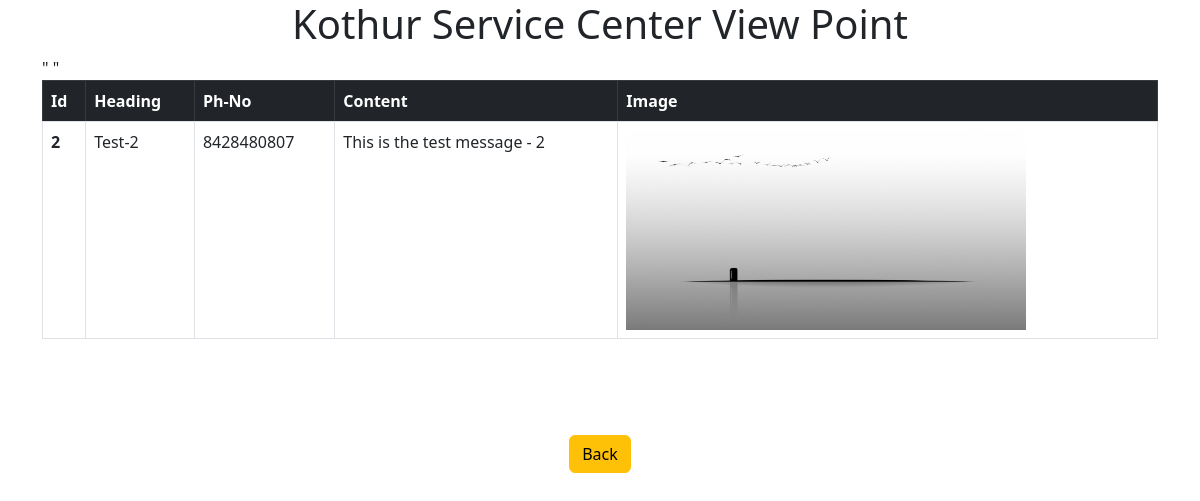
/ServicePage/view.php?user_id=2, run on the app's committed database.
### tables this page shows
CREATE TABLE `services` (
  `id` int(11) NOT NULL,
  `heading` varchar(50) NOT NULL,
  `mobile` varchar(15) NOT NULL,
  `content` varchar(400) NOT NULL,
  `img` varchar(100) NOT NULL
);

### ServicePage/view.php (the view, shortened to what this page needs)
<?php  include "../header.php" ?>
<div class="container">
    <h1 class="text-center" >Kothur Service Center View Point</h1>
              <table class="table table-striped table-bordered table-hover">
          <thead class="table-dark">
            <tr>
              <th  scope="col">Id</th>
              <th  scope="col">Heading</th>
              <th  scope="col">Ph-No</th>
              <th  scope="col">Content</th>
              <th  scope="col">Image</th>
            </tr>
          </thead>
            <tbody>
              <tr>
            <?php
              include "../db.php";
              if (isset($_GET['user_id'])) {
                  $userid = $_GET['user_id'];
                  $query="SELECT * FROM services WHERE id = {$userid} ";
                  $view_users= mysqli_query($conn,$query);
                  while($row = mysqli_fetch_assoc($view_users))
                  {
                    $id = $row['id'];
                    $heading = $row['heading'];
                    $mobile = $row['mobile'];
                    $content = $row['content'];
                    $imgpath = $row['img'];
                    echo '
                      <tr >
                      <th scope="row" >'.$id.'</th>
                      <td > '.$heading.'</td>"
                      <td >'.$mobile.' </td>"
                      <td > '.$content.' </td>
                      <td><img src='.$imgpath.' class="image-fluid" alt="image" style="margin:0 padding: 0 auto; height:200px; width: 400px""/></td>
                      </tr>
                    ';
                  }
                }
            ?>
          </tr>
        </tbody>
    </table>
  </div>
  <div class="container text-center mt-5">
    <a href="list.php" class="btn btn-warning mt-5"> Back </a>
<?php include "../footer.php" ?>

### data on the page
services: id "2", heading "Test-2", mobile "8428480807", content "This is the test message - 2", img (picture)
